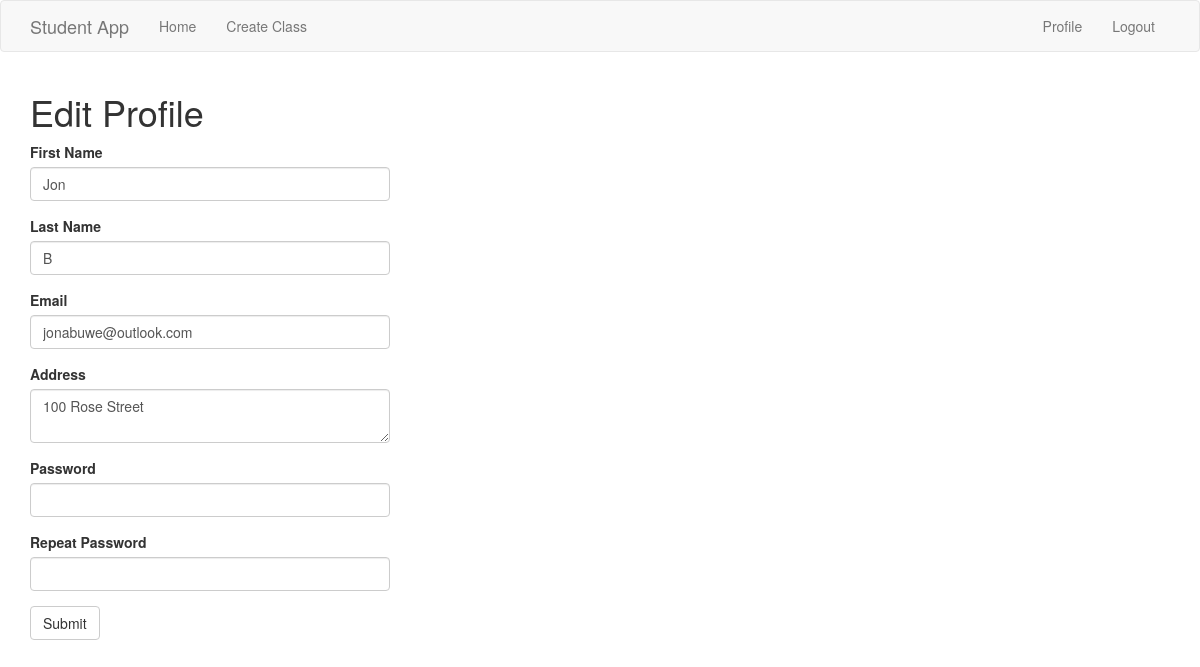
/edit_profile (signed in), run on the app's committed database.
### app/Model/models.py (models this page shows, shortened)
class Student(UserMixin, db.Model):
    id = db.Column(db.Integer, primary_key = True)
    username = db.Column(db.String(64), unique=True, index = True) #usernames are unique
    password_hash = db.Column(db.String(128))
    firstname = db.Column(db.String(100))
    lastname = db.Column(db.String(100))
    address = db.Column(db.String(120))
    email = db.Column(db.String(120), unique=True, index=True)
    last_seen = db.Column(db.DateTime, default=datetime.utcnow) # tracks time
    classes = db.relationship('Enrolled', back_populates = 'studentenrolled')
    majorofstudent = db.relationship('StudentMajor', back_populates='_student')

### app/Controller/routes.py (the view)
@routes_blueprint.route('/edit_profile', methods=['GET', 'POST'])
@login_required
def edit_profile():
    eform = EditForm()
    if request.method == 'POST':
        if eform.validate_on_submit():
            current_user.firstname = eform.firstname.data
            current_user.lastname = eform.lastname.data
            current_user.address = eform.address.data
            current_user.email = eform.email.data
            current_user.set_password(eform.password.data)
            db.session.add(current_user)
            db.session.commit()
            flash("Your changes have been saved")
            return redirect(url_for('routes.display_profile'))
        pass
    elif request.method == 'GET':
        eform.firstname.data = current_user.firstname
        eform.lastname.data = current_user.lastname
        eform.address.data = current_user.address
        eform.email.data = current_user.email
    else:
        pass
    return render_template('edit_profile.html', title='Edit Profile', form = eform)

### app/Controller/forms.py (shortened to what this page needs)
class EditForm(FlaskForm):
    firstname = StringField('First Name', validators=[DataRequired()])
    lastname = StringField('Last Name', validators=[DataRequired()])
    email = StringField('Email', validators=[DataRequired(), Email()])
    address = TextAreaField('Address', [Length(min=0, max=200)]) # TextAreaField makes an adjustedable textbox
    password = PasswordField('Password', validators=[DataRequired()])
    password2 = PasswordField('Repeat Password', validators=[DataRequired(), EqualTo('password')]) # make sure passwords are the same
    submit = SubmitField('Submit')

### app/Model/models.py (called while the page is built)
@login.user_loader
def load_user(id):
    return Student.query.get(int(id))

### studentApp.py (called while the page is built, shortened)
@app.before_request
def initDB(*args, **kwargs):
    if app._got_first_request:
        db.create_all()

@app.before_request
def before_request():
    if current_user.is_authenticated:
        current_user.last_seen = datetime.utcnow()
        db.session.add(current_user)
        db.session.commit()

### app/View/templates/edit_profile.html
{% extends "base.html" %}
{% block app_content %}
    <h1> Edit Profile </h1>
    {% if form %}
        <div class="row">
            <div class="col-md-4">
                {{wtf.quick_form(form, action = url_for('routes.edit_profile'))}}
            </div>
        </div>
    {% endif %}
{% endblock %}

### data on the page
Student: firstname "Jon", lastname "B", email "jonabuwe@outlook.com", address "100 Rose Street"
